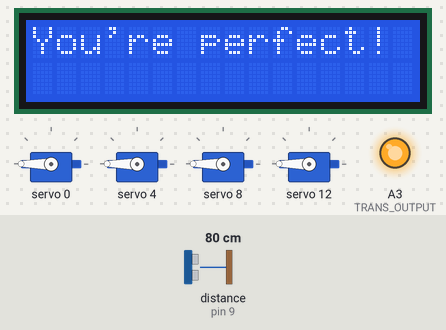
Bench run of a program on a simulated Arduino Nano, built with avr-gcc and run on an emulated ATmega328P. Shown: 4 × servo, 16×2 character LCD, output pins drawn as LEDs (lit = HIGH). The test bench sets the inputs (shaded band); at power-on: distance to the obstacle (sensor on pin 9) 80 cm. The echo pulse lasts 58.3 µs per cm.

Above: at 0.1 s.
At 0.6 s:
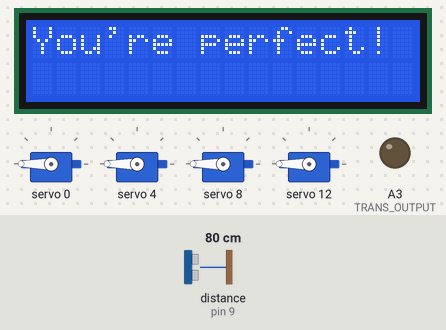
Timing chart, 0 to 2.1 s (numbered marks = the images above):
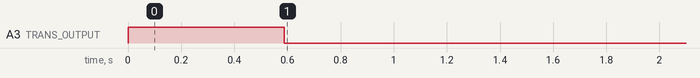

The program:

main.cpp
```cpp
#include "config.h"

// =============================================================================
// GLOBAL AND STATIC VARIABLES
// =============================================================================

static const char *messages[MESSAGES_LEN];
static int servoAngle;
static int sonarDistance;
static int currentMessage;

static ServoState currentServoState;

//Hardware Drivers
static Adafruit_PWMServoDriver pwm = Adafruit_PWMServoDriver();
static LiquidCrystal lcd(2, 3, 4, 5, 6, 7);
static NewPing sonar(TRIGGER_PIN, ECHO_PIN, MAX_DISTANCE);

// =============================================================================
// HARDWARE HELPER FUNCTIONS
// =============================================================================

float get_pin_voltage(int pin) {
  return analogRead(pin) * VOLTAGE_CONVERSION;
}

//Function to detect if there's someone by the flower
bool is_detected() {
  //Get distance from sonar range finder
  sonarDistance = sonar.ping_cm();
  return (sonarDistance != 0) && (sonarDistance < RANGE);
}

//Detect whether the switch is off
bool is_off() {
  return (get_pin_voltage(TRANS_INPUT) > 1.0f);
}

// Convert angle (0–180) to pulse length
int angle_to_pulse(int angle) {
  return map(angle, 0, MAX_ANGLE, SERVO_MIN, SERVO_MAX);
}

void servo_set_angle() {
  //Go through each servo and set their angles
  for (int i = 0; i <= FINAL_SERVO; i += SERVO_SPACING) {
    pwm.setPWM(i, 0, angle_to_pulse(servoAngle));
  }
}

// =============================================================================
// INITIALIZATION FUNCTIONS
// =============================================================================

void messages_init() {
  messages[0] = "Hi beautiful!";
  messages[1] = "You're perfect!";
  messages[2] = "Baddie!";
  messages[3] = "I love you!";
  messages[4] = "Slay!";
  messages[5] = "You're amazing!";
  messages[6] = "Hey baby!";
  messages[7] = "XOXO";
  messages[8] = "My love";
  messages[9] = "My perfect wife";
  currentMessage = 0;
}

void servo_init() {
  //Start communication with servo driver
  Wire.begin();
  //Initialize pwm communication with servos
  pwm.begin();
  pwm.setPWMFreq(PWM_FREQ);
  //Start the servos at the maximum angle (closed state)
  servoAngle = SERVO_MAX_ANGLE;
  servo_set_angle();
}

void lcd_init() {
  lcd.begin(LCD_COLS, LCD_ROWS);
  lcd.setCursor(0, 0);
  lcd.print(messages[currentMessage]);
}

void setup() {
  //Initialize pins
  pinMode(TRANS_OUTPUT, OUTPUT);
  pinMode(TRANS_INPUT, INPUT_PULLUP);
  pinMode(TRIGGER_PIN, OUTPUT);
  pinMode(ECHO_PIN, INPUT);
  //Keep power on
  digitalWrite(TRANS_OUTPUT, HIGH);
  //Initialization
  messages_init();
  servo_init();
  lcd_init();
  //Initialize state of servos
  currentServoState = SERVO_CLOSE;
  //Serial
  Serial.begin(BAUD_RATE);
  //Slight delay before loop
  delay(SETUP_DELAY);
}

// =============================================================================
// MAIN CONTROL LOOP
// =============================================================================

void loop() {
  //Transition
  switch (currentServoState) {
    //Closing the servos
    case SERVO_CLOSE:
      //If sensor detects something, open servos
      if (is_detected()) {
        currentServoState = SERVO_OPEN;
        //If the servos close enough, change the messsage
        if (servoAngle >= SERVO_THRESHOLD) {
          //Change messages
          currentMessage = (currentMessage + 1) % MESSAGES_LEN;
          //Print the new message
          lcd.clear();
          lcd.setCursor(0, 0);
          lcd.print(messages[currentMessage]);
        }
      }
      //If switch turns off, power off protocol
      if (is_off()) {
        currentServoState = SERVO_OFF;
      }
      break;

    //Opening the servos
    case SERVO_OPEN:
      //If sensor doesn't detect something, close servos
      if (!is_detected()) {
        currentServoState = SERVO_CLOSE;
      }
      //If switch turns off, power off protocol
      if (is_off()) {
        currentServoState = SERVO_OFF;
      }
      break;

    //Powering off
    case SERVO_OFF:
      break;
  }

  //Action
  switch (currentServoState) {
    //Opening the servos
    case SERVO_CLOSE:
      //If flower needs to close and it's not fully closed, close more
      if (servoAngle < SERVO_MAX_ANGLE) {
        servoAngle += SERVO_INCREMENT;
      }
      //Set the servos
      servo_set_angle();
      break;

    //Closing the servos
    case SERVO_OPEN:
      //If flower needs to open and it's not fully open, open more
      if (servoAngle > SERVO_MIN_ANGLE) {
        servoAngle -= SERVO_INCREMENT;
      }
      //Set the servos
      servo_set_angle();
      break;

    //Powering off
    case SERVO_OFF:
      //If flower not fully closed, close more
      if (servoAngle < SERVO_MAX_ANGLE) {
        servoAngle += POWER_OFF_INCREMENT;
      }
      //Once servos fully closed, power off
      else {
        //Final wait delay
        delay(POWER_OFF_DELAY);
        //Power off
        digitalWrite(TRANS_OUTPUT, LOW);
      }
      //Set the servos
      servo_set_angle();
      break;
    }
  //Delay between loops
  delay(LOOP_DELAY);
}
```

config.h
```cpp
#ifndef CONFIG_H
#define CONFIG_H

//Libraries
#include <Arduino.h>
#include <LiquidCrystal.h>
#include <NewPing.h>
#include <Adafruit_PWMServoDriver.h>
#include <Wire.h>

//Baud rate
#define BAUD_RATE 9600
//Delays
#define LOOP_DELAY 100
#define SETUP_DELAY 10
#define POWER_OFF_DELAY 500
//Pins for transistor power and reading
#define TRANS_OUTPUT A3
#define TRANS_INPUT A2
//Conversion from raw input to voltage
#define VOLTAGE_CONVERSION (5.0 / 1023.0)
//Pins for sonar range finder
#define TRIGGER_PIN 8
#define ECHO_PIN 9
//Sensor macros
#define MAX_DISTANCE 300
#define RANGE 120
//Parameters variables for servos
#define PWM_FREQ 60
#define SERVO_MIN  175 // 0 degrees
#define SERVO_MAX  600 // 180 degrees
#define MAX_ANGLE 180
#define SERVO_MIN_ANGLE 0
#define SERVO_MAX_ANGLE 180
#define SERVO_THRESHOLD 90
#define SERVO_INCREMENT 10
#define POWER_OFF_INCREMENT (2 * SERVO_INCREMENT)
#define SERVO_SPACING 4
#define FINAL_SERVO 12
//LCD macros
#define LCD_COLS 16
#define LCD_ROWS 2
//Number of LCD messages
#define MESSAGES_LEN 10

//State of the servos
typedef enum {
    SERVO_CLOSE,
    SERVO_OPEN,
    SERVO_OFF
} ServoState;

#endif
```

Measured:
- by itself, A3 (TRANS_OUTPUT): HIGH → LOW at 0.59 s
